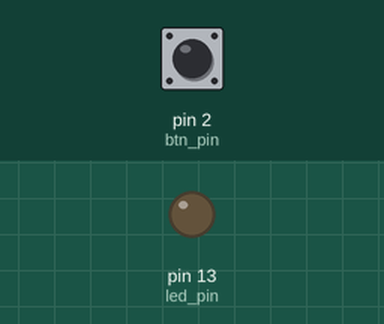
This sketch was run on a simulated Arduino Uno, built with avr-gcc and run on an emulated ATmega328P. Parts: output pins drawn as LEDs (lit = HIGH). The inputs (shaded band) are chosen by the test bench; at power-on: pin 2 (btn_pin) LOW.

Above: at 1.2 s.
1.3 s: pin 2 (btn_pin) pulled HIGH for 0.15 s
At 1.37 s:
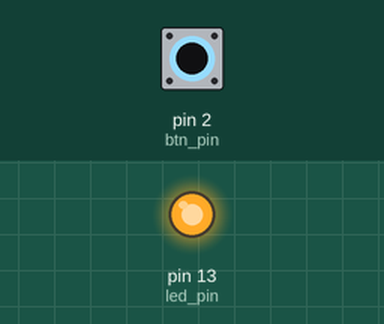
2.9 s: pin 2 (btn_pin) pulled HIGH for 3.2 s
At 7.2 s:
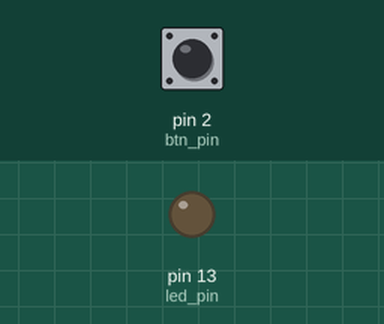
Timing chart, 0 to 8.7 s (numbered marks = the images above; inputs shaded):
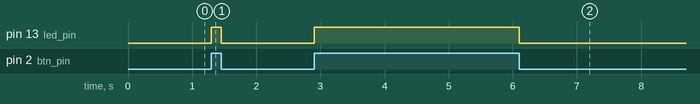

Measured:
- after the input at 1.3 s, pin 13 (led_pin): LOW → HIGH at once, → LOW 0.15 s later
- after the input at 2.9 s, pin 13 (led_pin): LOW → HIGH at once, → LOW 3.2 s later

The sketch:

push_button.ino
```cpp
const int btn_pin = 2;
const int 	led_pin = 13;
int btn_state = 0;

void setup()
{
  pinMode(led_pin, OUTPUT);
  pinMode(btn_pin,INPUT);

}

void loop()
{
  btn_state = digitalRead(btn_pin);
  if(btn_state==HIGH){
   		digitalWrite(led_pin,HIGH);
  }  else{
  		digitalWrite(led_pin,LOW);
  }
}
```
